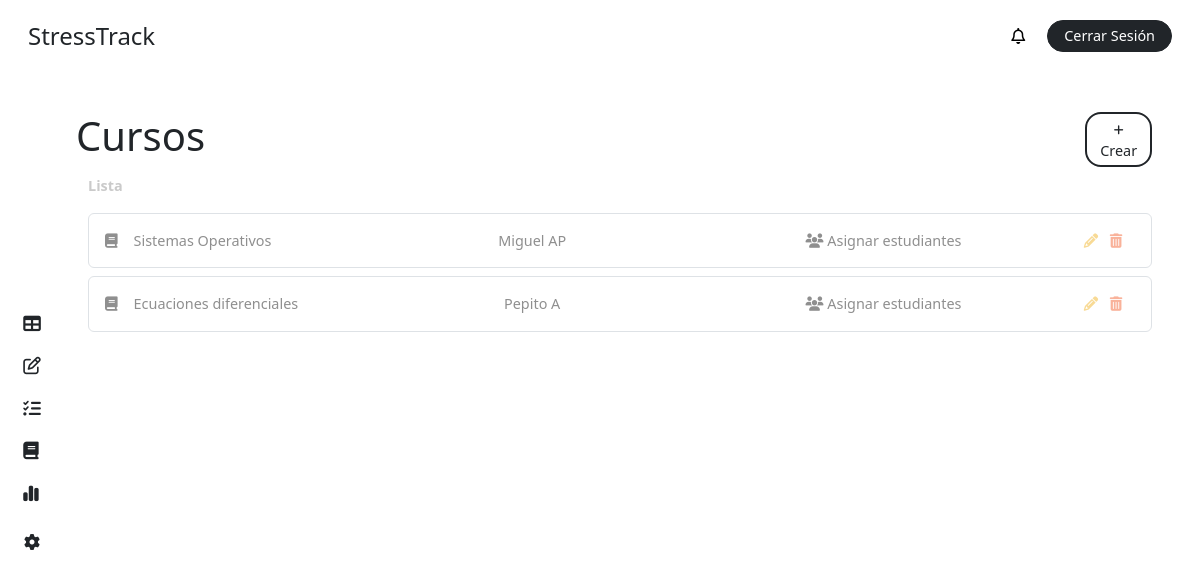
The app's page /courses/ (signed in), older data.
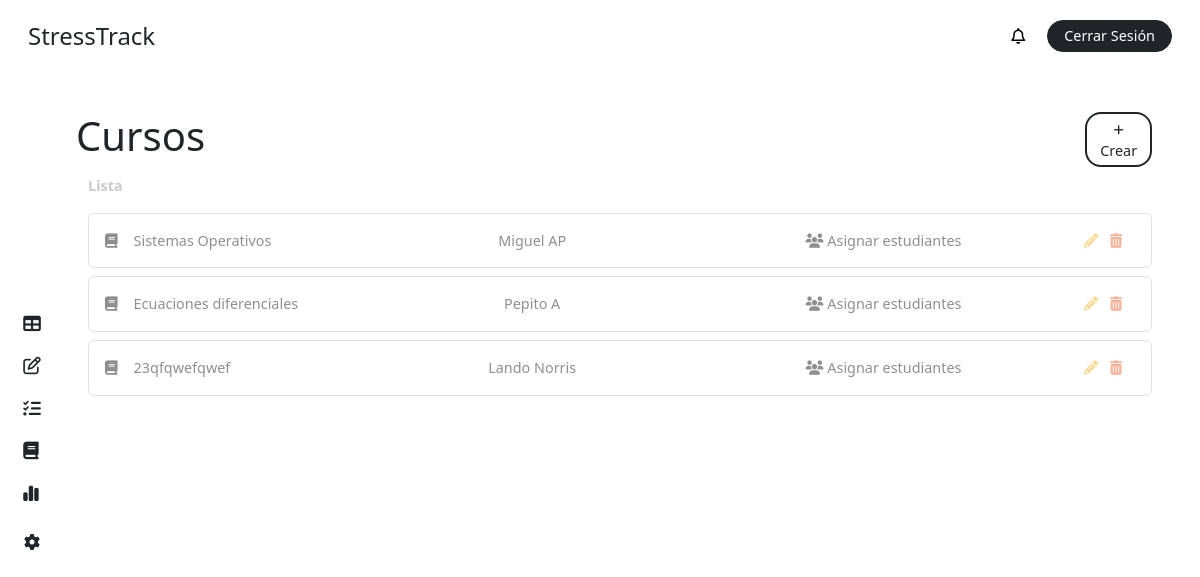
The same page, newer data.
### stress/models.py (models this page shows, shortened)
class Course(models.Model):
    name = models.CharField(max_length=100)
    teacher = models.ForeignKey('CustomUser', on_delete=models.CASCADE, related_name='teaching_courses', limit_choices_to={'role': 'teacher'})

class CustomUser(AbstractBaseUser, PermissionsMixin):
    ROLE_CHOICES = [
        ('student', 'Alumno'),
        ('teacher', 'Profesor'),
        ('superuser', 'Administrador'),
    ]
    first_name = models.CharField(max_length=50, blank=True)
    last_name = models.CharField(max_length=50, blank=True)
    dni = models.CharField(max_length=10, unique=True, blank=True, null=True)
    email = models.EmailField(unique=True)
    role = models.CharField(max_length=20, choices=ROLE_CHOICES, default='student')
    is_active = models.BooleanField(default=True)
    is_staff = models.BooleanField(default=False)
    stress = models.IntegerField(default=0)
    share_stress_level = models.BooleanField(default=False)
    recommendation = models.ForeignKey(Recommendation, on_delete=models.SET_NULL, null=True, blank=True, related_name='users')
    course = models.ForeignKey(Course, on_delete=models.CASCADE, related_name='students', null=True, blank=True)
    group = models.ForeignKey(Team, on_delete=models.CASCADE, related_name='members', null=True, blank=True)
    tests = models.ManyToManyField(Test, related_name='users', blank=True)
    objects = CustomUserManager()
    USERNAME_FIELD = 'email'
    REQUIRED_FIELDS = []
    def __str__(self):
        return f"{self.first_name} {self.last_name}"

### stress/views.py (the view, shortened to what this page needs)
# urls.py: path('courses/', views.course_admin, name='courses'),
@login_required
def course_admin(request):
    form = CreateCourseForm()
    user = request.user
    courses = Course.objects.all()
    teachers = CustomUser.objects.filter(role='teacher')
    students = CustomUser.objects.filter(role='student')
    print(students)
    context = {
        'role': user.role,
        'courses': courses,
        'form': form,
        'teachers': teachers,
        'students': students,
        'notifications': user.notifications.all(),
        'unread_notifications': user.notifications.filter(is_read=False).count(),
    }
    return render(request, 'dashboard/course-admin.html', context)

### stress/templates/dashboard/course-admin.html (shortened to what this page needs)
{% extends "base/dashboard_base.html" %}
{% block content %}
{% include "elements/dashboard_sidebar.html" with role=role %}
<main class="main p-4 pt-3 pe-5">
  <div class="my-4">
        <div class="row">
            <div class="col-11 p-0">
                <h1 class="m-0">Cursos</h1>
            </div>
            <div class="col-1 d-flex flex-column justify-content-center">
                <button
                    class="fs-7 text-center rounded-4 bg-white border border-dark border-2 text-dark text-decoration-none py-1 px-2"
                    data-bs-toggle="modal"
                    data-bs-target="#addCourseModal"
                >
                    <i class="fa-solid fa-plus fs-8"></i> Crear
                </button>
            </div>
        </div>
        <label class="text-grisillo fw-bold my-2">
            Lista
        </label>
        {% if courses %}
            {% for course in courses %}
                <div class="p-3 rounded-2 text-gris border border-1 my-2">
                    <div class="row">
                        <div class="col-3">
                            <i class="fa-solid fa-book me-3"></i>{{ course.name }}
                        </div>
                        <div class="col-4 text-center">
                            {{ course.teacher.first_name }} {{ course.teacher.last_name }}
                        </div>
                        <div class="col-4 text-center">
                            <a href="#"
                                class="mx-1 text-decoration-none text-gris assign-students-link"
                                data-id="{{ course.id }}"
                                title="Asignar Estudiantes"
                            >
                                    <i class="fa-solid fa-users"></i> Asignar estudiantes
                            </a>
                        </div>
                        <div class="col-1 text-center">
                            <a href="#"
                                class="mx-1 text-decoration-none text-not-bad edit-course-link"
                                title="Editar"
                                data-id="{{ course.id }}"
                                data-name="{{ course.name }}"
                                data-teacher="{{ course.teacher.id }}"
                            >
                                <i class="fa-solid fa-pencil"></i>
                            </a>
                            <a  href="{% url 'delte-course' course.id %}"
                                class="mx-1 text-decoration-none text-dying"
                                title="Eliminar"
                                id="delete-course-{{ course.id }}"
                            >
                                <i class="fa-solid fa-trash-can"></i>
                            </a>
                        </div>
                    </div>
                </div>
            {% endfor %}
        {% else %}
            <div class="bg-inf p-3 rounded-2 text-gris">
                <i class="fas fa-info-circle me-2"></i> No existen cursos por el momento.
            </div>
        {% endif %}
    </div>
</main>
{% endblock %}

Row changes from the older to the newer data that the page shows:
added Course: name "23qfqwefqwef", teacher.first_name "Lando", teacher.last_name "Norris"
